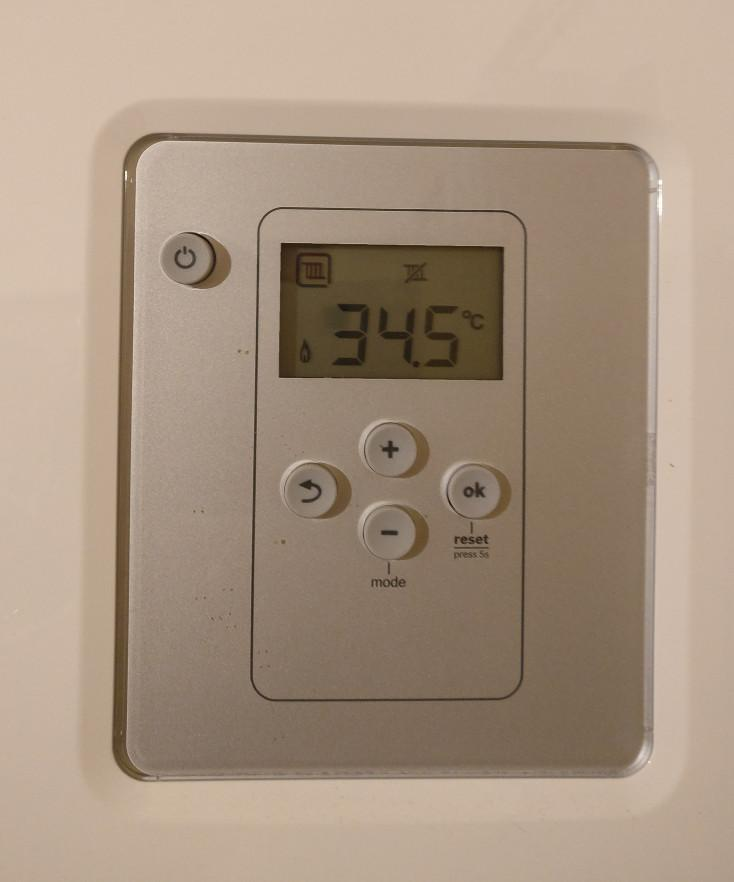
#> input picture example.jpg, 734 x 882 px
$ python recognizeDigits.py   (older library calls are emulated)
#> lines starting #> are read from the running program, lines starting #| are printed output that depends on the picture; after the words box and inside, x2 and y2 are one past the last pixel; in counts of white or black regions, pixels touching at a corner belong together
# import the necessary packages
from imutils.perspective import four_point_transform
from imutils import contours
import imutils
import cv2

# define the dictionary of digit segments so we can identify
# each digit on the thermostat
DIGITS_LOOKUP = {
	(1, 1, 1, 0, 1, 1, 1): 0,
	(0, 0, 1, 0, 0, 1, 0): 1,
	(1, 0, 1, 1, 1, 1, 0): 2,
	(1, 0, 1, 1, 0, 1, 1): 3,
	(0, 1, 1, 1, 0, 1, 0): 4,
	(1, 1, 0, 1, 0, 1, 1): 5,
	(1, 1, 0, 1, 1, 1, 1): 6,
	(1, 0, 1, 0, 0, 1, 0): 7,
	(1, 1, 1, 1, 1, 1, 1): 8,
	(1, 1, 1, 1, 0, 1, 1): 9
}

# load the example image
image = cv2.imread("example.jpg")
#> image is the input picture: shape (882, 734, 3); mean B, G, R 129, 147.5, 166.8

# pre-process the image by resizing it, converting it to
# graycale, blurring it, and computing an edge map
image = imutils.resize(image, height=500)
#> image: shape (500, 416, 3)
gray = cv2.cvtColor(image, cv2.COLOR_BGR2GRAY)
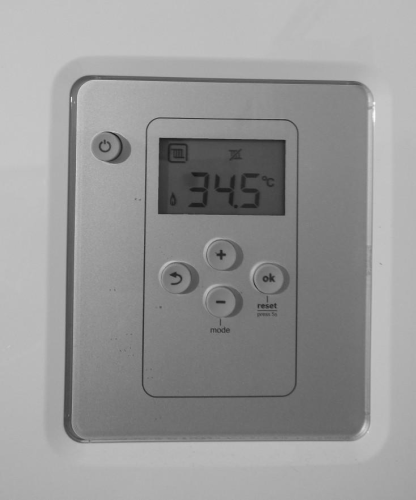
#> gray: shape (500, 416); min 21, max 251, mean 151.1
blurred = cv2.GaussianBlur(gray, (5, 5), 0)
edged = cv2.Canny(blurred, 50, 200, 255)
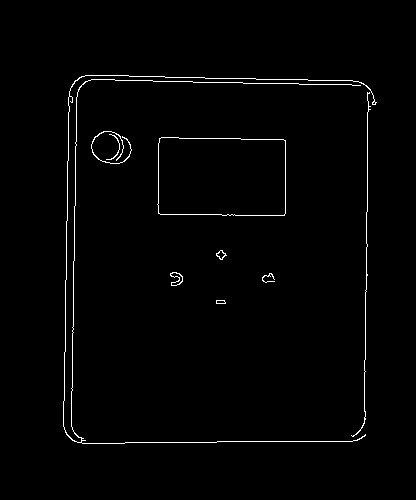
#> edged: shape (500, 416); 1.3% white in thin lines or dots, all inside (x1, y1, x2, y2) = (63, 75, 377, 444)

cv2.imwrite("example2.jpg", edged)
# NOTE: cv2.imwrite(newImageFileName, imageVariable)
# Takes image pixels in imageVariable and writes it to a file newImageFileName

# display image with canny filter applied, DEBUGGING ONLY
# cv2.startWindowThread()
# cv2.namedWindow("preview")
# cv2.imshow("preview", edged)
# if cv2.waitKey():
# 	cv2.destroyAllWindows()

# find contours in the edge map, then sort
# them by their size in descending order
cnts = cv2.findContours(edged.copy(), cv2.RETR_EXTERNAL, cv2.CHAIN_APPROX_SIMPLE)
#> cnts = 9 contours, 3 with area under 20; largest, box (x1, y1, x2, y2) and area: (157, 137, 286, 216) 9676, (170, 272, 183, 286) 86, (63, 75, 377, 444) 52, (216, 250, 227, 260) 50, (91, 131, 132, 164) 36, (216, 300, 226, 304) 26
# NOTE: cv2.findContours() finds shape outlines in the image
# finds a continuous connected shape
cnts = cnts[0] if imutils.is_cv2() else cnts[1]
cnts = sorted(cnts, key=cv2.contourArea, reverse=True)
displayCnt = None

# EQUIVALENT TO:
# if imutils.is_cv2():
# 	cnts = cnts[0]
# else:
# 	cnts[1]

# loop over the contours
for c in cnts:
	# approximate the contour
	peri = cv2.arcLength(c, True)
	approx = cv2.approxPolyDP(c, 0.02 * peri, True)

	# if the contour has four vertices, then we have found the thermostat display
	if len(approx) == 4:
		displayCnt = approx
		break
#> this loop made 1 pass
#> (peri, displayCnt) on pass 1: (408.6, [[159, 138], [158, 213], [284, 215], [285, 140]])

# extract the thermostat display, apply a perspective transform to it
warped = four_point_transform(gray, displayCnt.reshape(4, 2))
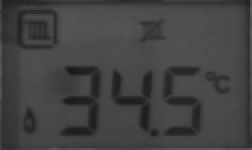
#> warped: shape (75, 126) (shown 2 times larger); min 23, max 91, mean 66.4
output = four_point_transform(image, displayCnt.reshape(4, 2))
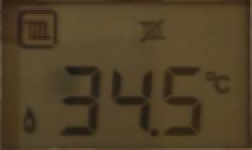
#> output: shape (75, 126, 3) (shown 2 times larger); mean B, G, R 39.5, 64.6, 79.9

# [9 lines of commented-out code are left out]
thresh = cv2.threshold(warped, 0, 255,
	cv2.THRESH_BINARY_INV | cv2.THRESH_OTSU)[1]
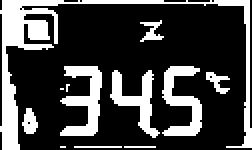
#> thresh: shape (75, 126) (shown 2 times larger); 26.1% white; 12 white regions (4 under 20 px), largest, box (x1, y1, x2, y2) and area: (0, 0, 126, 75) 1205, (30, 33, 51, 68) 377, (81, 33, 101, 68) 342
kernel = cv2.getStructuringElement(cv2.MORPH_ELLIPSE, (1,5))
thresh = cv2.morphologyEx(thresh, cv2.MORPH_OPEN, kernel)
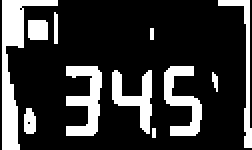
#> thresh: shape (75, 126) (shown 2 times larger); 21.5% white; 11 white regions (2 under 20 px), largest, box (x1, y1, x2, y2) and area: (1, 0, 29, 75) 612, (33, 33, 51, 68) 358, (82, 33, 101, 68) 318

# [6 lines of commented-out code are left out]
